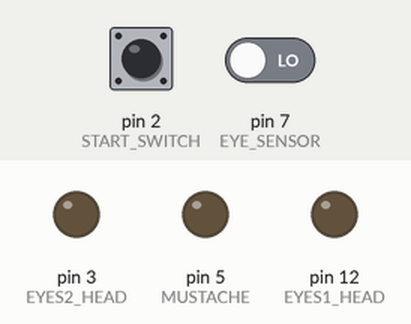
Simulated run of this sketch. Board: Arduino Uno, built with avr-gcc and run on an emulated ATmega328P. Shown: output pins drawn as LEDs (lit = HIGH). The test bench sets the inputs (shaded band); at power-on: pin 2 (START_SWITCH) LOW, pin 7 (EYE_SENSOR) LOW. What the sketch prints to the serial monitor is not drawn.

Above: at 1.2 s.
1.3 s: pin 2 (START_SWITCH) pulled HIGH for 0.15 s
At 1.38 s:
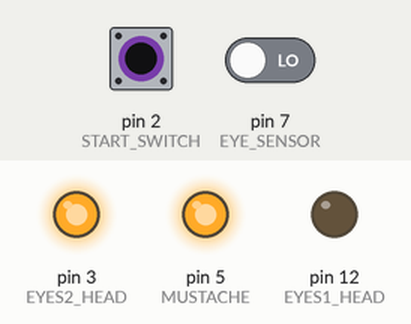
2.9 s: pin 2 (START_SWITCH) pulled HIGH for 3.2 s
At 6.5 s:
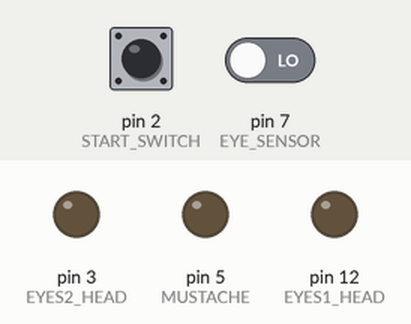
7.6 s: pin 2 (START_SWITCH) pulled HIGH for 1 s
At 8.4 s:
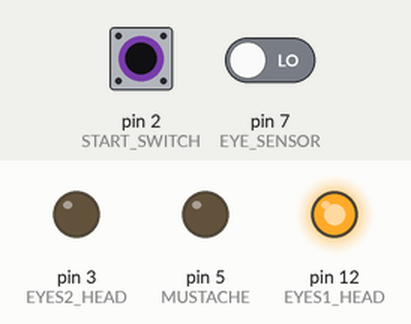
10.1 s: pin 2 (START_SWITCH) pulled HIGH for 3.2 s
At 13.0 s:
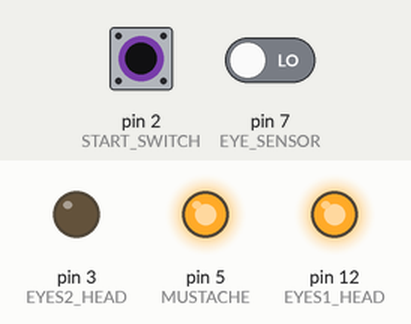
14.8 s: pin 2 (START_SWITCH) pulled HIGH for 3.2 s
At 17.81 s:
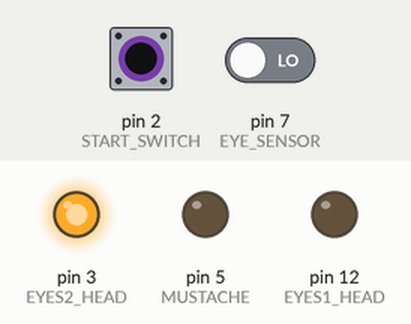
19.5 s: pin 2 (START_SWITCH) driven HIGH and pin 7 (EYE_SENSOR) driven HIGH
At 20.2 s:
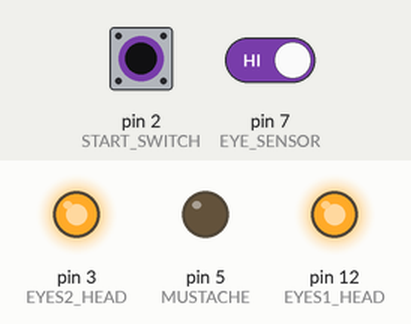
Timing chart, 0 to 23.5 s (numbered marks = the images above; inputs shaded):
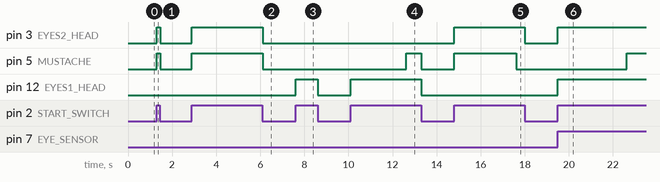

Measured:
- after the input at 1.3 s, pin 3 (EYES2_HEAD), pin 5 (MUSTACHE): LOW → HIGH at once, → LOW 0.15 s later
- after the input at 2.9 s, pin 3 (EYES2_HEAD), pin 5 (MUSTACHE): LOW → HIGH at once, → LOW 3.2 s later
- after the input at 7.6 s, pin 12 (EYES1_HEAD): LOW → HIGH at once, → LOW 1.0 s later
- after the input at 10.1 s, pin 5 (MUSTACHE): LOW → HIGH after 2.5 s, → LOW 0.69 s later; pin 12 (EYES1_HEAD): LOW → HIGH at once, → LOW 3.2 s later
- after the input at 14.8 s, pin 3 (EYES2_HEAD): LOW → HIGH at once, → LOW 3.2 s later; pin 5 (MUSTACHE): LOW → HIGH at once, → LOW 2.8 s later
- after the input at 19.5 s, pin 3 (EYES2_HEAD), pin 12 (EYES1_HEAD): LOW → HIGH at once; pin 5 (MUSTACHE): LOW → HIGH after 3.1 s

The sketch:

BacchusHeadProgv4.ino
```cpp
#include"DelayUsingMillis.h";

#define EYES1_HEAD 12 //Q0.7
#define EYES2_HEAD 3 //Q0.6
#define EYE_SENSOR 7 //I0.1
#define MUSTACHE 5 //Q0.5
#define LEFT_EYEBROW 6 //Q0.4
#define RIGHT_EYEBROW 9 //Q0.3
#define START_SWITCH 2 //I0.0

int switchKnob = 0, sensor = 0, eyes1 = 0, eyes2 = 0, moveHair = 0;

float readDelay = 0.5;

int sensorState = 0, mulEye = 6;

bool isEntered = false, isEnteredForEyes = false, isEnteredGlobal = false, toStop = false, isReverse = false, holdRev, isReverseForOther = false, isReaded = false, needToRead = true, toCount = true, toMove = true;
bool isEyeBrowsMoving = false, eyeBrowsIsUp, isMustacheMoving;

long previousMillis_forEyes = 0;
long previousMillis = 0;
long previousMillis_forSensor = 0;

long interval = 1000;

DelayMillis moveEyeBrows, moveMustache;

unsigned long currentMillis, currentMillisForSensor, currentMillisForEyeMovement;

void setup() {
  // put your setup code here, to run once:
  Serial.begin(9600);
  pinMode(EYES1_HEAD, OUTPUT);
  pinMode(EYES2_HEAD, OUTPUT);
  pinMode(MUSTACHE, OUTPUT);
  pinMode(LEFT_EYEBROW, OUTPUT);
  pinMode(RIGHT_EYEBROW, OUTPUT);
  pinMode(EYE_SENSOR, INPUT);
  pinMode(START_SWITCH, INPUT);

  moveHair = 1;
  toCount = true;
  toMove = true;
  sensorState = 0;
  isEyeBrowsMoving = false;
}

void loop() {
  // put your main code here, to run repeatedly:
  switchKnob = digitalRead(START_SWITCH);
  if (switchKnob == 1){
    DetectSensor();
    MoveMustache();
    //Move();
    //Serial.println(EYES1_HEAD);
  }
  else
  {
    isEnteredGlobal = false;
    digitalWrite(EYES1_HEAD, LOW);
    digitalWrite(EYES2_HEAD, LOW);
    digitalWrite(MUSTACHE, LOW);
    digitalWrite(LEFT_EYEBROW, LOW);
    digitalWrite(RIGHT_EYEBROW, LOW);
  }
  Serial.println(toStop);
  Serial.println(currentMillisForSensor - previousMillis_forSensor);
//  MoveEyes();
//  Serial.println(isReverse);
}
```

DelayUsingMillis.h
```cpp
class DelayMillis{
public:

  bool isEntered = false;
  unsigned long myCurrentMillis, myPreviousMillis;
  float multiplyer, interval = 1000;
  int initialState = 0;

  bool Playgreater(float myMultiplyer){
     myCurrentMillis = millis();

     if (!isEntered){
      myPreviousMillis = millis();
     }
     isEntered = true;
     if (myCurrentMillis - myPreviousMillis >= (interval * myMultiplyer)){
      isEntered = false;
      initialState = !initialState;
     }

     if(initialState == 1){
      return false;
     }
     else{
      return true;
     }
  }
};
```

Eyes.ino
```cpp
void DetectSensor(){
  sensor = digitalRead(EYE_SENSOR);

  MoveEyeBrows();

  if(sensor == 1){
    if(sensorState == 0){
      toMove = false;
    }else if(toCount){
      toCount = false;
      sensorState++;
    }
  }
  else{
    toCount = true;
  }

  if(sensorState == 4){
    toMove = false;
    isEyeBrowsMoving = true;
  }

  if(toMove){
    isEyeBrowsMoving = false;
    MoveEyes();
    if(holdRev == isReverse){
      mulEye = 6;
    }
  }else{
    StopMoving();
    if(!SensorTimer()){
      isReverse = !isReverse;
      sensorState = 1;
      toMove = true;
      holdRev = isReverse;
      mulEye = 3;
     //isEyeBrowsMoving = true;
    }
  }
}

bool SensorTimer(){
  currentMillisForSensor = millis();

  if (!isEntered){
    previousMillis_forSensor = millis();
  }
  isEntered = true;
  if (currentMillisForSensor - previousMillis_forSensor >= (interval * 9)){
    sensorState = 1;
    isReverse = !isReverse;
    isEntered = false;
    return false;
  }
  return true;
}

void MoveEyes(){
  currentMillisForEyeMovement = millis();

  if(!isEnteredForEyes){
    previousMillis_forEyes = millis();
  }
  isEnteredForEyes = true;
  if(currentMillisForEyeMovement - previousMillis_forEyes >= (interval * mulEye)){
    isReverse = !isReverse;
    isEnteredForEyes = false;
  }

  if (!isReverse){
    eyes1 = 0;
    eyes2 = 1;
    digitalWrite(EYES1_HEAD, eyes1);
    digitalWrite(EYES2_HEAD, eyes2);
  }
  else{
    eyes1 = 1;
    eyes2 = 0;
    digitalWrite(EYES1_HEAD, eyes1);
    digitalWrite(EYES2_HEAD, eyes2);
  }
}

void StopMoving(){
  if (!isReverse){
      eyes1 = 1;
      eyes2 = 1;
    }
    else{
      eyes1 = 0;
      eyes2 = 0;
    }

    digitalWrite(EYES1_HEAD, eyes1);
    digitalWrite(EYES2_HEAD, eyes2);
}
```

Increment.ino
```cpp
int AddOne(){

}
```

MustacheAndEyebrowsMovement.ino
```cpp
void Move(){
  currentMillis = millis();

  if(!isEnteredGlobal){
    previousMillis = millis();
  }
  isEnteredGlobal = true;
  if(currentMillis - previousMillis >= (interval * 2)){
    isReverseForOther = !isReverseForOther;
    isEnteredGlobal = false;
  }

  if (isReverseForOther){
    moveHair = 0;
    digitalWrite(MUSTACHE, !moveHair);
    digitalWrite(LEFT_EYEBROW, moveHair);
    digitalWrite(RIGHT_EYEBROW, moveHair);
  }
  else{
    moveHair = 1;
    digitalWrite(MUSTACHE, !moveHair);
    digitalWrite(LEFT_EYEBROW, moveHair);
    digitalWrite(RIGHT_EYEBROW, moveHair);
  }
}

void MoveEyeBrows(){
  if(!isEyeBrowsMoving){
    eyeBrowsIsUp = false;
  }
  digitalWrite(LEFT_EYEBROW, eyeBrowsIsUp);
  digitalWrite(RIGHT_EYEBROW, eyeBrowsIsUp);
  if(isEyeBrowsMoving){
    eyeBrowsIsUp = isEyeBrowsMoving = moveEyeBrows.Playgreater(float(3));
  }
}

void MoveMustache(){
  isMustacheMoving = moveMustache.Playgreater(float(5));
  digitalWrite(MUSTACHE, isMustacheMoving);
}
```
